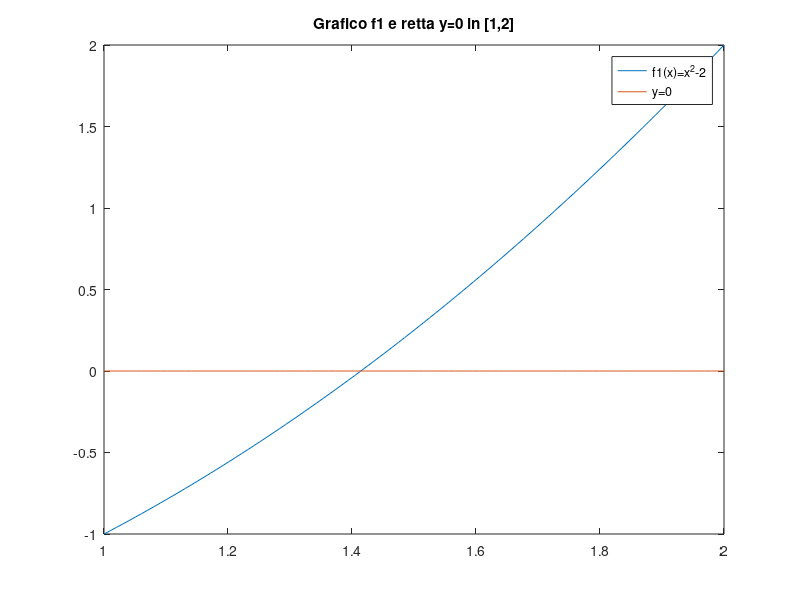
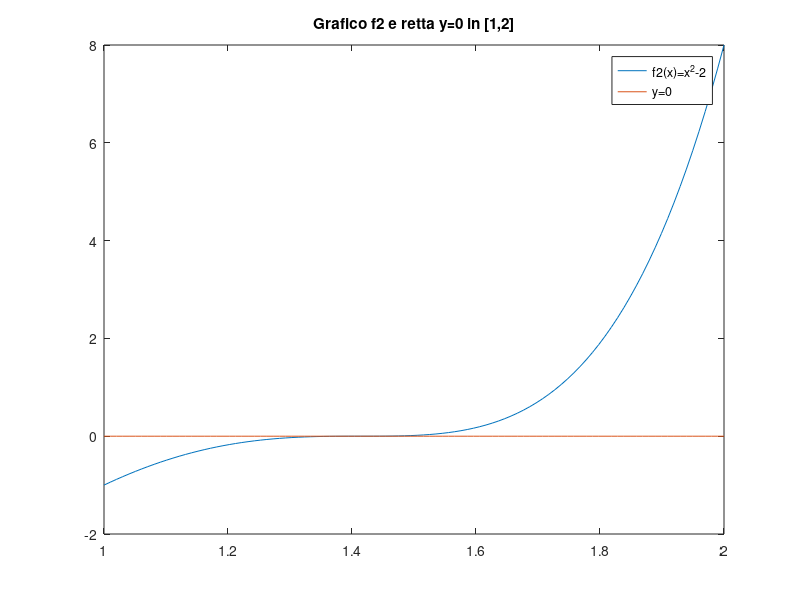

The MATLAB source for these figures, in order: (Note: this script raises an error after producing the figures.)
% Gazi Adnan Latif Matricola 1224442
clear all;
f1 = @(x) x.^2-2;
f2 = @(x) (x.^2-2).^3;

a = 1;
b = 2;
toll1 = 10^-12;
toll2 = 10^-4;
x = linspace(a, b);
y = 0.*x;
method = 'm';

figure(1);
plot(x, f1(x));
hold on;
plot(x, y);
hold off;
title('Grafico f1 e retta y=0 in [1,2]');
legend('f1(x)=x^2-2', 'y=0');

figure(2);
plot(x, f2(x));
hold on;
plot(x, y);
hold off;
title('Grafico f2 e retta y=0 in [1,2]');
legend('f2(x)=x^2-2', 'y=0');

[zero1, res1, wres1, iterates1, flag1] = Bisezione(f1, a, b, toll1, method);
[zero2, res2, wres2, iterates2, flag2] = Bisezione(f2, a, b, toll2, method);

switch flag1
    case 's'
        fprintf('Uscita per test dello scarto:\n');
        fprintf('Ultima approssimazione della radice: %f\n', zero1);
        fprintf('Modulo del residuo: %f\n', res1);
        fprintf('Modulo del residuo pesato approssimato: %f\n', wres1);
        fprintf('Iterate del metodo di Bisezione: [%fx%f]\n', size(iterates1, 1), size(iterates1, 2));
    case 'r'
        fprintf('Uscita per test del residuo pesato approssimato:\n');
        fprintf('Ultima approssimazione della radice: %f\n', zero1);
        fprintf('Modulo del residuo: %f\n', res1);
        fprintf('Modulo del residuo pesato approssimato: %f\n', wres1);
        fprintf('Iterate del metodo di Bisezione: [%fx%f]\n', size(iterates1, 1), size(iterates1, 2));
    case 'b'
        fprintf('Uscita causato da entrambi i test:\n');
        fprintf('Ultima approssimazione della radice: %f\n', zero1);
        fprintf('Modulo del residuo: %f\n', res1);
        fprintf('Modulo del residuo pesato approssimato: %f\n', wres1);
        fprintf('Iterate del metodo di Bisezione: [%fx%f]\n', size(iterates1, 1), size(iterates1, 2));
    case 'f'
        fprintf('Residuo 0 in un numero finito di iterazioni:\n');
        fprintf('Ultima approssimazione della radice: %f\n', zero1);
        fprintf('Modulo del residuo: %f\n', res1);
        fprintf('Modulo del residuo pesato approssimato: %f\n', wres1);
        fprintf('Iterate del metodo di Bisezione: [%fx%f]\n', size(iterates1, 1), size(iterates1, 2));
end

switch flag2
    case 's'
        fprintf('Uscita per test dello scarto:\n');
        fprintf('Ultima approssimazione della radice: %f\n', zero2);
        fprintf('Modulo del residuo: %f\n', res2);
        fprintf('Modulo del residuo pesato approssimato: %f\n', wres2);
        fprintf('Iterate del metodo di Bisezione: [%fx%f]\n', size(iterates2, 1), size(iterates2, 2));
    case 'r'
        fprintf('Uscita per test del residuo pesato approssimato:\n');
        fprintf('Ultima approssimazione della radice: %f\n', zero2);
        fprintf('Modulo del residuo: %f\n', res2);
        fprintf('Modulo del residuo pesato approssimato: %f\n', wres2);
        fprintf('Iterate del metodo di Bisezione: [%fx%f]\n', size(iterates2, 1), size(iterates2, 2));
    case 'b'
        fprintf('Uscita causato da entrambi i test:\n');
        fprintf('Ultima approssimazione della radice: %f\n', zero2);
        fprintf('Modulo del residuo: %f\n', res2);
        fprintf('Modulo del residuo pesato approssimato: %f\n', wres2);
        fprintf('Iterate del metodo di Bisezione: [%fx%f]\n', size(iterates2, 1), size(iterates2, 2));
    case 'f'
        fprintf('Residuo 0 in un numero finito di iterazioni:\n');
        fprintf('Ultima approssimazione della radice: %f\n', zero2);
        fprintf('Modulo del residuo: %f\n', res2);
        fprintf('Modulo del residuo pesato approssimato: %f\n', wres2);
        fprintf('Iterate del metodo di Bisezione: [%fx%f]\n', size(iterates2, 1), size(iterates2, 2));
end

err_iterates1 = abs(zero1-iterates1(1, :));
err_res1 = abs(f1(iterates1(1, :)));
figure(3);
semilogy(err_iterates1);
hold on;
semilogy(err_res1);
hold off;
title('Grafico errore iterate e residui f1');
legend('Errore iterate', 'Errore residui');

err_iterates2 = abs(zero2-iterates2(1, :));
err_res2 = abs(f2(iterates2(1, :)));
figure(4);
semilogy(err_iterates2);
hold on;
semilogy(err_res2);
hold off;
title('Grafico errore iterate e residui f2');
legend('Errore iterate', 'Errore residui');

figure(5);
plot(err_iterates1./err_res1);
hold on;
plot(ones(size(err_iterates1))./(2*sqrt(2)));
title('Grafico rapporto errori e retta 1/fprimo(sqrt(2))');
legend('Errore iterate/Errore residui', '1/fprimo(sqrt(2))');

figure(6);
plot(err_iterates2./err_res2);
hold on;
plot(ones(size(err_iterates2))./(2*sqrt(2)));
title('Grafico rapporto errori e retta 1/fprimo(sqrt(2))');
legend('Errore iterate/Errore residui', '1/fprimo(sqrt(2))');
